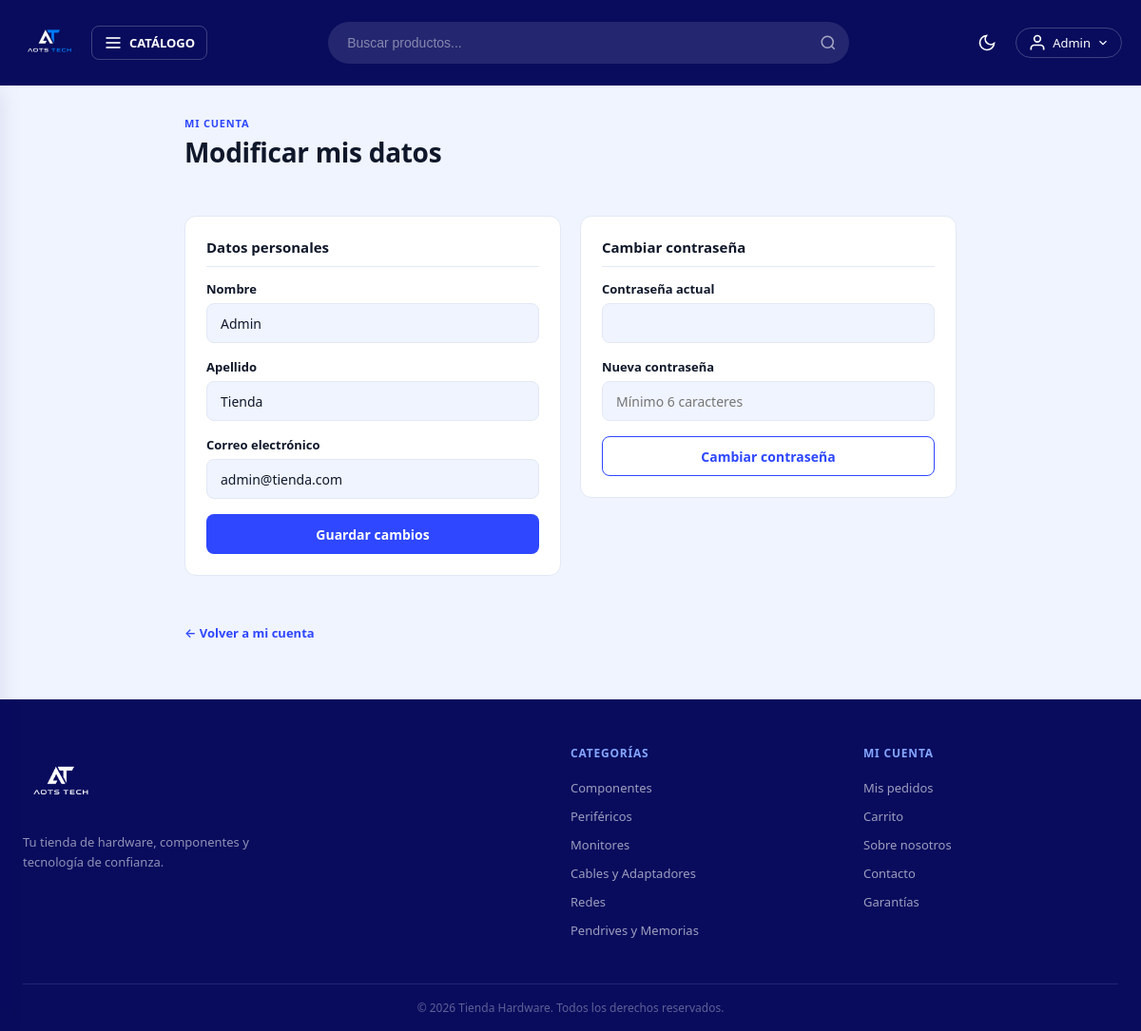
The page /cuenta/modificar (signed in) on the database its author committed.
### tables this page shows
CREATE TABLE usuarios (
    id          INT AUTO_INCREMENT PRIMARY KEY,
    nombre      VARCHAR(60)  NOT NULL,
    apellido    VARCHAR(60)  NOT NULL,
    email       VARCHAR(100) NOT NULL UNIQUE,
    password    VARCHAR(255) NOT NULL,
    token       VARCHAR(40)  DEFAULT '',
    confirmado  TINYINT(1)   NOT NULL DEFAULT 0,
    admin       TINYINT(1)   NOT NULL DEFAULT 0,
    creado_en   TIMESTAMP    DEFAULT CURRENT_TIMESTAMP
);

CREATE TABLE categorias (
    id          INT AUTO_INCREMENT PRIMARY KEY,
    nombre      VARCHAR(80)  NOT NULL,
    slug        VARCHAR(80)  NOT NULL UNIQUE,
    descripcion VARCHAR(255) DEFAULT ''
);

### controllers/UsuarioController.php (called while the page is built, shortened)
<?php
class UsuarioController {
    public static function modificar(Router $router) {
        $usuario = Usuario::find($_SESSION['id']);
        $router->render('usuario/modificar', [
            'titulo'  => 'Modificar mi cuenta',
            'usuario' => $usuario,
            'alertas' => Usuario::getAlertas()
        ]);
    }
}

### public/index.php (called while the page is built, shortened)
<?php
require_once __DIR__ . '/../includes/app.php';
$router = new Router();
$router->get('/',         [PaginasController::class, 'index']);
$router->get('/sobre',    [PaginasController::class, 'sobre']);
$router->get('/contacto', [PaginasController::class, 'contacto']);
$router->get('/garantia', [PaginasController::class, 'garantia']);
$router->post('/contacto',[PaginasController::class, 'contacto']);
$router->get('/404',      [PaginasController::class, 'error']);
$router->get('/producto', [PaginasController::class, 'producto']);
$router->get('/categoria-producto/categoria',    [PaginasController::class, 'categoria']);
$router->get('/categoria-producto/subcategoria', [PaginasController::class, 'subcategoria']);
$router->get('/buscar', [BuscadorController::class, 'buscar']);
$router->get('/login',        [AuthController::class, 'login']);
$router->post('/login',       [AuthController::class, 'login']);
$router->post('/logout',      [AuthController::class, 'logout']);
$router->get('/registro',     [AuthController::class, 'registro']);
$router->post('/registro',    [AuthController::class, 'registro']);
$router->get('/confirmar',    [AuthController::class, 'confirmar']);
$router->get('/olvide',       [AuthController::class, 'olvide']);
$router->post('/olvide',      [AuthController::class, 'olvide']);
$router->get('/restablecer',  [AuthController::class, 'restablecer']);
$router->post('/restablecer', [AuthController::class, 'restablecer']);
$router->get('/mensaje',      [AuthController::class, 'mensaje']);
$router->get('/carrito',             [CarritoController::class, 'index']);
$router->post('/carrito/agregar',    [CarritoController::class, 'agregar']);
$router->post('/carrito/actualizar', [CarritoController::class, 'actualizar']);
$router->post('/carrito/eliminar',   [CarritoController::class, 'eliminar']);
$router->post('/carrito/vaciar',     [CarritoController::class, 'vaciar']);
$router->get('/checkout',           [OrdenController::class, 'checkout']);
$router->post('/checkout',          [OrdenController::class, 'checkout']);
$router->get('/orden/confirmacion', [OrdenController::class, 'confirmacion']);
$router->get('/mis-pedidos',        [OrdenController::class, 'misPedidos']);
$router->get('/cuenta',            [UsuarioController::class, 'dashboard']);
$router->get('/cuenta/modificar',  [UsuarioController::class, 'modificar']);
$router->post('/cuenta/modificar', [UsuarioController::class, 'modificar']);
$router->get('/admin/dashboard', [AdminController::class, 'dashboard']);
$router->get('/admin/productos',           [AdminController::class, 'productos']);
$router->get('/admin/productos/crear',     [AdminController::class, 'crearProducto']);
$router->post('/admin/productos/crear',    [AdminController::class, 'crearProducto']);
$router->get('/admin/productos/editar',    [AdminController::class, 'editarProducto']);
$router->post('/admin/productos/editar',   [AdminController::class, 'editarProducto']);
$router->post('/admin/productos/eliminar', [AdminController::class, 'eliminarProducto']);
$router->get('/admin/ordenes',        [AdminController::class, 'ordenes']);
$router->get('/admin/ordenes/crear',  [AdminController::class, 'crearOrden']);
$router->post('/admin/ordenes/crear', [AdminController::class, 'crearOrden']);
$router->get('/admin/usuarios',       [AdminController::class, 'usuarios']);
$router->comprobarRutas();

### includes/app.php (called while the page is built, shortened)
<?php
require __DIR__ . '/funciones.php';
spl_autoload_register(function($class) {
    $base  = __DIR__ . '/..';
    $class = str_replace('\\', '/', $class);
    $rutas = [
        $base . '/' . strtolower(explode('/', $class)[0]) . 's/' . basename($class) . '.php',
        $base . '/models/'      . basename($class) . '.php',
        $base . '/controllers/' . basename($class) . '.php',
        $base . '/router/'      . basename($class) . '.php',
    ];
    foreach($rutas as $ruta) {
        if(file_exists($ruta)) {
            return;
        }
    }
});

### models/ActiveRecord.php (called while the page is built, shortened)
<?php
class ActiveRecord {
    protected static $db;
    protected static $tabla = '';
    public static function setDB($database) {
        self::$db = $database;
    }
    public static function consultarSQL($query) {
        $resultado = self::$db->query($query);
        $array = [];
        while($registro = $resultado->fetch_assoc()) {
            $array[] = static::crearObjeto($registro);
        }
        return $array;
    }
    protected static function crearObjeto($registro) {
        $objeto = new static;
        foreach($registro as $key => $value) {
            if(property_exists($objeto, $key)) {
                $objeto->$key = $value;
            }
        }
        return $objeto;
    }
    public static function all($orden = 'DESC') {
        $query = "SELECT * FROM " . static::$tabla . " ORDER BY id {$orden}";
        return self::consultarSQL($query);
    }
    public static function find($id) {
        $id = (int) $id;
        $query = "SELECT * FROM " . static::$tabla . " WHERE id = {$id}";
        $resultado = self::consultarSQL($query);
        return array_shift($resultado);
    }
}

### includes/funciones.php (called while the page is built, shortened)
<?php
function s($html) : string {
    return htmlspecialchars($html ?? '');
}
function is_auth() : bool {
    return isset($_SESSION['id']) && !empty($_SESSION['id']);
}

### views/usuario/modificar.php (the view, shortened to what this page needs)
<div class="contenedor contenedor--angosto">
    <header class="page-header">
        <p class="page-header__overline">Mi cuenta</p>
        <h1 class="page-header__titulo">Modificar mis datos</h1>
    </header>
    <div class="cuenta-grid seccion">
        <section class="panel">
            <h2 class="resumen__titulo">Datos personales</h2>
            <form method="POST" action="/cuenta/modificar" class="form-apilado">
                <div class="campo">
                    <label class="campo__label" for="nombre">Nombre</label>
                    <input class="campo__input" id="nombre" name="nombre" type="text"
                           value="<?= s($usuario->nombre) ?>" autocomplete="given-name" required>
                </div>
                <div class="campo">
                    <label class="campo__label" for="apellido">Apellido</label>
                    <input class="campo__input" id="apellido" name="apellido" type="text"
                           value="<?= s($usuario->apellido) ?>" autocomplete="family-name" required>
                </div>
                <div class="campo">
                    <label class="campo__label" for="email">Correo electrónico</label>
                    <input class="campo__input" id="email" name="email" type="email"
                           value="<?= s($usuario->email) ?>" autocomplete="email" required>
                </div>
                <button type="submit" class="boton boton--primario">Guardar cambios</button>
            </form>
        </section>
        <section class="panel">
            <h2 class="resumen__titulo">Cambiar contraseña</h2>
            <form method="POST" action="/cuenta/modificar" class="form-apilado">
                <div class="campo">
                    <label class="campo__label" for="password_actual">Contraseña actual</label>
                    <input class="campo__input" id="password_actual" name="password_actual"
                           type="password" autocomplete="current-password" required>
                </div>
                <div class="campo">
                    <label class="campo__label" for="password_nuevo">Nueva contraseña</label>
                    <input class="campo__input" id="password_nuevo" name="password_nuevo"
                           type="password" placeholder="Mínimo 6 caracteres" autocomplete="new-password" required>
                </div>
                <button type="submit" class="boton boton--secundario">Cambiar contraseña</button>
            </form>
        </section>
    </div>
    <p><a class="seccion__link" href="/cuenta">← Volver a mi cuenta</a></p>
</div>

### views/parciales/footer.php (shortened to what this page needs)
<?php if ($es_auth): ?>
<footer class="footer-auth">
    <div class="footer-auth__container">
        <a href="/" class="footer-auth__logo">
            <img src="/img/logo.png" alt="Tienda Hardware">
        </a>
        <p class="footer-auth__desc">
            Tu tienda de hardware, componentes y tecnología de confianza.
        </p>
        <div class="footer-auth__links">
            <a href="/sobre">Sobre nosotros</a>
            <a href="/contacto">Contacto</a>
            <a href="/garantia">Garantías</a>
        </div>
        <div class="footer-auth__copy">
            &copy; <?= date('Y') ?> Tienda Hardware. Todos los derechos reservados.
        </div>
    </div>
</footer>
<?php else: ?>
<footer class="footer">
    <div class="footer__container">
        <div class="footer__grid">
            <div class="footer__col">
                <a href="/" class="footer__logo">
                    <img src="/img/logo.png" alt="Tienda Hardware">
                </a>
                <p class="footer__desc">
                    Tu tienda de hardware, componentes y tecnología de confianza.
                </p>
            </div>
            <div class="footer__col">
                <h4 class="footer__titulo">Categorías</h4>
                <ul class="footer__lista">
                    <?php
                    foreach (array_slice($categorias_nav, 0, 6) as $cat):
                    ?>
                    <li>
                        <a href="/categoria-producto/categoria?categoria=<?= s($cat->slug) ?>">
                            <?= s($cat->nombre) ?>
                        </a>
                    </li>
                    <?php endforeach; ?>
                </ul>
            </div>
            <div class="footer__col">
                <h4 class="footer__titulo">Mi cuenta</h4>
                <ul class="footer__lista">
                    <?php if (is_auth()): ?>
                    <li><a href="/mis-pedidos">Mis pedidos</a></li>
                    <li><a href="/carrito">Carrito</a></li>
                    <?php else: ?>
                    <li><a href="/login">Iniciar sesión</a></li>
                    <li><a href="/registro">Crear cuenta</a></li>
                    <?php endif; ?>
                    <li><a href="/sobre">Sobre nosotros</a></li>
                    <li><a href="/contacto">Contacto</a></li>
                    <li><a href="/garantia">Garantías</a></li>
                </ul>
            </div>
        </div>
        <div class="footer__copy">
            <p>&copy; <?= date('Y') ?> Tienda Hardware. Todos los derechos reservados.</p>
        </div>
    </div>
</footer>
<?php endif; ?>

### public/css/estilo.css (style rules this page uses)
:root { --c50: #e8f0ff; --c100: #d4e2ff; --c200: #b2c9ff; --c300: #84a5ff; --c400: #5475ff; --c500: #2e47ff; --c600: #0a15ff; --c800: #050dce; --c900: #101aad; --c950: #090c5d; --nav-h: 90px; --bg: #f0f4ff; --bg-card: #ffffff; --bg-panel: #ffffff; --border: #e2e8f5; --text: #0f172a; --text-muted:#64748b; --shadow: 0 4px 24px rgba(9,12,93,.10); }
*, *::before, *::after { box-sizing: border-box; margin: 0; padding: 0; }
html { scroll-behavior: smooth; }
body { font-family: system-ui, -apple-system, sans-serif; background: var(--bg); color: var(--text); transition: background .3s, color .3s; min-height: 100vh; }
html, body { overflow-x: clip; }
a { text-decoration: none; color: inherit; }
ul { list-style: none; }
img { display: block; max-width: 100%; }
button { cursor: pointer; font-family: inherit; }
.footer { background: var(--c950); color: rgba(255,255,255,.8); margin-top: 60px; padding: 48px 0 0; }
.footer__container { max-width: 1200px; margin: 0 auto; padding: 0 24px; }
.footer__grid { display: grid; grid-template-columns: 2fr 1fr 1fr; gap: 40px; padding-bottom: 40px; }
.footer__logo img { height: 80px; margin-bottom: 12px; filter: brightness(0) invert(1); }
.footer__desc { font-size: 13px; line-height: 1.6; color: rgba(255,255,255,.55); max-width: 260px; }
.footer__titulo { font-size: 12px; font-weight: 700; letter-spacing: .8px; text-transform: uppercase; color: var(--c300); margin-bottom: 14px; }
.footer__lista li { margin-bottom: 2px; }
.footer__lista a { display: inline-block; padding: 5px 0; font-size: 13px; color: rgba(255,255,255,.6); transition: color .15s; }
.footer__copy { border-top: 1px solid rgba(255,255,255,.1); padding: 16px 0; font-size: 12px; color: rgba(255,255,255,.35); text-align: center; }
:root { --danger: #e53e3e; --exito: #38a169; --aviso: #ed8936; }
.contenedor { max-width: 1200px; margin: 0 auto; padding: 0 24px; }
.seccion { margin: 48px auto; }
.seccion__link { font-size: 13px; font-weight: 600; color: var(--c500); transition: color .15s; flex-shrink: 0; }
.page-header { margin: 32px 0 20px; }
.page-header__overline { font-size: 11px; font-weight: 700; letter-spacing: .8px; text-transform: uppercase; color: var(--c500); margin-bottom: 4px; }
.page-header__titulo { font-size: 28px; font-weight: 700; color: var(--text); }
.boton { display: inline-flex; align-items: center; justify-content: center; gap: 8px; border: 1.5px solid transparent; border-radius: 8px; font-size: 14px; font-weight: 600; padding: 0 18px; height: 42px; transition: background .15s, border-color .15s, color .15s; text-decoration: none; cursor: pointer; }
.boton--primario { background: var(--c500); color: #fff; }
.boton--secundario { background: transparent; border-color: var(--c500); color: var(--c500); }
.campo { display: flex; flex-direction: column; gap: 6px; }
.campo__label { font-size: 13px; font-weight: 600; color: var(--text); }
.campo__input, .campo__textarea, .campo__select { width: 100%; border: 1.5px solid var(--border); border-radius: 8px; padding: 0 14px; font-size: 14px; font-family: inherit; color: var(--text); background: var(--bg); outline: none; transition: border-color .15s; }
.campo__input, .campo__select { height: 42px; }
.contenedor--angosto { max-width: 860px; }
.resumen__titulo { font-size: 15px; font-weight: 700; color: var(--text); padding-bottom: 10px; border-bottom: 1px solid var(--border); }
.form-apilado { display: flex; flex-direction: column; gap: 16px; }
.cuenta-grid { display: grid; grid-template-columns: 1fr 1fr; gap: 20px; align-items: start; }
.panel { background: var(--bg-card); border: 1px solid var(--border); border-radius: 12px; padding: 22px; display: flex; flex-direction: column; gap: 14px; }
.page-header__titulo { letter-spacing: -.3px; }

### rows shown on the page
usuarios: nombre "Admin", apellido "Tienda", email "admin@tienda.com"
categorias: nombre "Componentes"
categorias: nombre "Periféricos"
categorias: nombre "Monitores"
categorias: nombre "Cables y Adaptadores"
categorias: nombre "Redes"
categorias: nombre "Pendrives y Memorias"

### other values the page prints
s($_SESSION['nombre']) "Admin"
